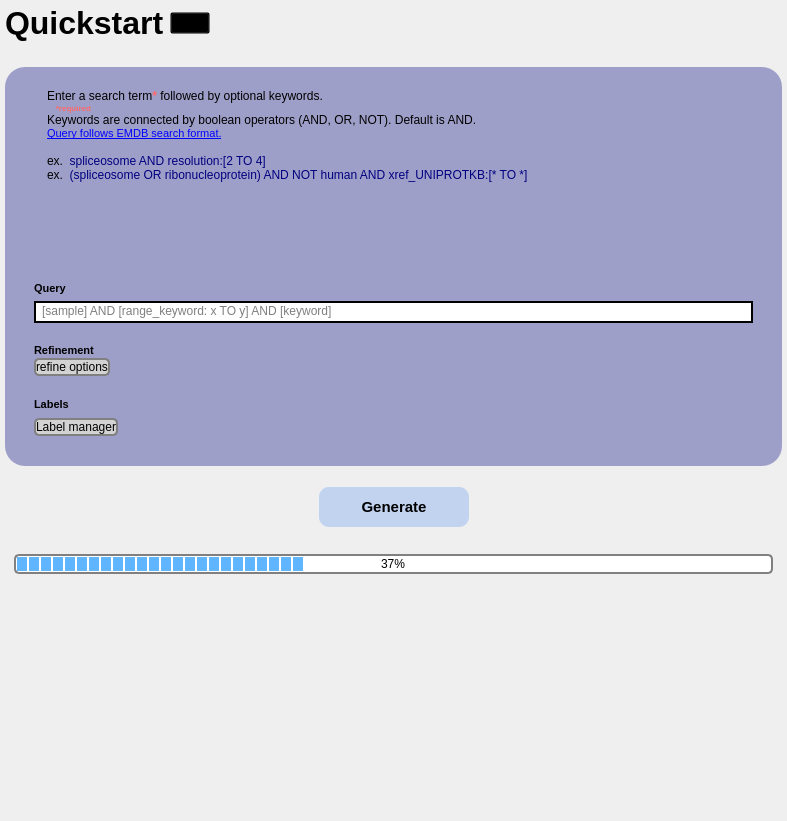
           <widget class="QWidget" name="scrollAreaWidgetContents_4_">
            <property name="geometry">
             <rect>
              <x>0</x>
              <y>0</y>
              <width>787</width>
              <height>821</height>
             </rect>
            </property>
            <layout class="QVBoxLayout" name="verticalLayout_30">
             <property name="spacing">
              <number>0</number>
             </property>
             <property name="leftMargin">
              <number>0</number>
             </property>
             <property name="topMargin">
              <number>0</number>
             </property>
             <property name="rightMargin">
              <number>0</number>
             </property>
             <property name="bottomMargin">
              <number>0</number>
             </property>
             <item>
              <widget class="QWidget" name="baseLayer_1" native="true">
               <property name="toolTip">
                <string>&lt;html&gt;&lt;head/&gt;&lt;body&gt;&lt;p&gt;&lt;br/&gt;&lt;/p&gt;&lt;/body&gt;&lt;/html&gt;</string>
               </property>
               <property name="styleSheet">
                <string notr="true">QGroupBox#baseLayer_1 {
	font-size: 24pt;
    font-weight: bold;
	border: transparent;
	padding-top: 30px;
}

QGroupBox::title {
	background-color: transparent;
	color: #6668ad;
	padding-bottom: 10px;
	padding-left: 10px;
}

/*
QGroupBox {
	border: transparent;
}
*/</string>
               </property>
               <layout class="QVBoxLayout" name="verticalLayout_14">
                <property name="leftMargin">
                 <number>5</number>
                </property>
                <property name="topMargin">
                 <number>5</number>
                </property>
                <property name="rightMargin">
                 <number>5</number>
                </property>
                <property name="bottomMargin">
                 <number>5</number>
                </property>
                <item>
                 <widget class="QWidget" name="page2TitleWidget_2" native="true">
                  <layout class="QHBoxLayout" name="horizontalLayout_33">
                   <property name="leftMargin">
                    <number>0</number>
                   </property>
                   <property name="topMargin">
                    <number>0</number>
                   </property>
                   <property name="rightMargin">
                    <number>0</number>
                   </property>
                   <property name="bottomMargin">
                    <number>0</number>
                   </property>
                   <item>
                    <widget class="QLabel" name="page2TitleLabel_2">
                     <property name="font">
                      <font>
                       <pointsize>24</pointsize>
                       <weight>75</weight>
                       <bold>true</bold>
                      </font>
                     </property>
                     <property name="styleSheet">
                      <string notr="true">QLabel {
	background-color: transparent;
	color: black;
}</string>
                     </property>
                     <property name="text">
                      <string>Quickstart</string>
                     </property>
                    </widget>
                   </item>
                   <item>
                    <widget class="QPushButton" name="qScoreInfo_btn_5">
                     <property name="styleSheet">
                      <string notr="true">background-color: transparent;</string>
                     </property>
                     <property name="text">
                      <string/>
                     </property>
                     <property name="icon">
                      <iconset>
                       <normaloff>:/icons/info-circle-svgrepo-com.svg</normaloff>:/icons/info-circle-svgrepo-com.svg</iconset>
                     </property>
                     <property name="iconSize">
                      <size>
                       <width>20</width>
                       <height>20</height>
                      </size>
                     </property>
                    </widget>
                   </item>
                   <item>
                    <spacer name="horizontalSpacer_18">
                     <property name="orientation">
                      <enum>Qt::Horizontal</enum>
                     </property>
                     <property name="sizeHint" stdset="0">
                      <size>
                       <width>40</width>
                       <height>20</height>
                      </size>
                     </property>
                    </spacer>
                   </item>
                  </layout>
                 </widget>
                </item>
                <item>
                 <spacer name="verticalSpacer_8">
                  <property name="orientation">
                   <enum>Qt::Vertical</enum>
                  </property>
                  <property name="sizeType">
                   <enum>QSizePolicy::Fixed</enum>
                  </property>
                  <property name="sizeHint" stdset="0">
                   <size>
                    <width>20</width>
                    <height>20</height>
                   </size>
                  </property>
                 </spacer>
                </item>
                <item>
                 <widget class="QGroupBox" name="A_quickStart">
                  <property name="sizePolicy">
                   <sizepolicy hsizetype="Preferred" vsizetype="Preferred">
                    <horstretch>0</horstretch>
                    <verstretch>0</verstretch>
                   </sizepolicy>
                  </property>
                  <property name="styleSheet">
                   <string notr="true">QGroupBox#A_quickStart {
    border-radius: 20px;
	background-color: rgba(102, 104, 173, 150);
	font-size: 14pt;
    font-weight: bold;
	/*padding-top: 30px;*/
	padding-left: 20px;
	padding-right: 20px;
}

QGroupBox::title {
	background-color: transparent;
	padding-top: 20px;
	/*padding-left: 16px;*/
	color: white;
}


QGroupBox {
	border: transparent;
}
</string>
                  </property>
                  <property name="title">
                   <string/>
                  </property>
                  <layout class="QVBoxLayout" name="verticalLayout_2">
                   <item>
                    <widget class="QGroupBox" name="A1_instructions">
                     <property name="minimumSize">
                      <size>
                       <width>0</width>
                       <height>200</height>
                      </size>
                     </property>
                     <property name="maximumSize">
                      <size>
                       <width>16777215</width>
                       <height>250</height>
                      </size>
                     </property>
                     <property name="styleSheet">
                      <string notr="true">
QGroupBox{
	background: transparent;
	border: transparent;
}
</string>
                     </property>
                     <property name="title">
                      <string/>
                     </property>
                     <layout class="QHBoxLayout" name="horizontalLayout_11">
                      <item>
                       <widget class="QTextBrowser" name="textBrowser_p1">
                        <property name="sizePolicy">
                         <sizepolicy hsizetype="Ignored" vsizetype="Ignored">
                          <horstretch>0</horstretch>
                          <verstretch>0</verstretch>
                         </sizepolicy>
                        </property>
                        <property name="maximumSize">
                         <size>
                          <width>16777215</width>
                          <height>400</height>
                         </size>
                        </property>
                        <property name="styleSheet">
                         <string notr="true">QTextBrowser {
	background-color: transparent;
	border: transparent;
	selection-background-color: transparent;
}
QTextBrowser:focus {
	selection-background-color: #3875d6;
}</string>
                        </property>
                        <property name="html">
                         <string>&lt;!DOCTYPE HTML PUBLIC &quot;-//W3C//DTD HTML 4.0//EN&quot; &quot;http://www.w3.org/TR/REC-html40/strict.dtd&quot;&gt;
&lt;html&gt;&lt;head&gt;&lt;meta name=&quot;qrichtext&quot; content=&quot;1&quot; /&gt;&lt;style type=&quot;text/css&quot;&gt;
p, li { white-space: pre-wrap; }
&lt;/style&gt;&lt;/head&gt;&lt;body style=&quot; font-family:'MS Shell Dlg 2'; font-size:8pt; font-weight:400; font-style:normal;&quot;&gt;
&lt;p style=&quot; margin-top:0px; margin-bottom:0px; margin-left:0px; margin-right:0px; -qt-block-indent:0; text-indent:0px;&quot;&gt;&lt;span style=&quot; font-family:'Segoe UI'; font-size:9pt; color:#000000;&quot;&gt;Enter a search term&lt;/span&gt;&lt;span style=&quot; font-family:'Segoe UI'; font-size:9pt; font-weight:600; color:#ff6969;&quot;&gt;*&lt;/span&gt;&lt;span style=&quot; font-family:'Segoe UI'; font-size:9pt; color:#000000;&quot;&gt; followed by optional keywords. &lt;/span&gt;&lt;/p&gt;
&lt;p style=&quot; margin-top:0px; margin-bottom:0px; margin-left:0px; margin-right:0px; -qt-block-indent:0; text-indent:0px;&quot;&gt;&lt;span style=&quot; font-family:'Segoe UI'; font-size:6pt; color:#ff6969;&quot;&gt;    &lt;/span&gt;&lt;span style=&quot; font-family:'Segoe UI'; font-size:6pt; font-weight:600; color:#ff6969;&quot;&gt;*required&lt;/span&gt;&lt;/p&gt;
&lt;p style=&quot; margin-top:0px; margin-bottom:0px; margin-left:0px; margin-right:0px; -qt-block-indent:0; text-indent:0px;&quot;&gt;&lt;span style=&quot; font-family:'Segoe UI'; font-size:9pt; color:#000000;&quot;&gt;Keywords are connected by boolean operators (AND, OR, NOT). Default is AND.&lt;/span&gt;&lt;/p&gt;
&lt;p style=&quot; margin-top:0px; margin-bottom:0px; margin-left:0px; margin-right:0px; -qt-block-indent:0; text-indent:0px;&quot;&gt;&lt;a href=&quot;https://www.ebi.ac.uk/emdb/documentation/search&quot;&gt;&lt;span style=&quot; text-decoration: underline; color:#0000ff;&quot;&gt;Query follows EMDB search format.&lt;/span&gt;&lt;/a&gt;&lt;/p&gt;
&lt;p style=&quot;-qt-paragraph-type:empty; margin-top:0px; margin-bottom:0px; margin-left:0px; margin-right:0px; -qt-block-indent:0; text-indent:0px; font-family:'Segoe UI'; font-size:9pt; color:#000000;&quot;&gt;&lt;br /&gt;&lt;/p&gt;
&lt;p style=&quot; margin-top:0px; margin-bottom:0px; margin-left:0px; margin-right:0px; -qt-block-indent:0; text-indent:0px;&quot;&gt;&lt;span style=&quot; font-family:'Segoe UI'; font-size:9pt; color:#000000;&quot;&gt;ex.&lt;/span&gt;&lt;span style=&quot; font-family:'Segoe UI'; font-size:9pt; color:#007c82;&quot;&gt;  &lt;/span&gt;&lt;span style=&quot; font-family:'Segoe UI'; font-size:9pt; color:#00007f;&quot;&gt;spliceosome AND resolution:[2 TO 4]&lt;/span&gt;&lt;/p&gt;
&lt;p style=&quot; margin-top:0px; margin-bottom:0px; margin-left:0px; margin-right:0px; -qt-block-indent:0; text-indent:0px;&quot;&gt;&lt;span style=&quot; font-family:'Segoe UI'; font-size:9pt; color:#000000;&quot;&gt;ex.  &lt;/span&gt;&lt;span style=&quot; font-family:'Segoe UI'; font-size:9pt; color:#00007f;&quot;&gt;(spliceosome OR ribonucleoprotein) AND NOT human AND xref_UNIPROTKB:[* TO *]&lt;/span&gt;&lt;/p&gt;&lt;/body&gt;&lt;/html&gt;</string>
                        </property>
                        <property name="textInteractionFlags">
                         <set>Qt::LinksAccessibleByKeyboard|Qt::LinksAccessibleByMouse|Qt::TextBrowserInteraction|Qt::TextSelectableByKeyboard|Qt::TextSelectableByMouse</set>
                        </property>
                        <property name="openExternalLinks">
                         <bool>true</bool>
                        </property>
                       </widget>
                      </item>
                     </layout>
                    </widget>
                   </item>
                   <item>
                    <widget class="QLabel" name="label">
                     <property name="font">
                      <font>
                       <pointsize>8</pointsize>
                       <weight>75</weight>
                       <bold>true</bold>
                      </font>
                     </property>
                     <property name="text">
                      <string>Query</string>
                     </property>
                    </widget>
                   </item>
                   <item>
                    <widget class="QWidget" name="fancySearchBar_2" native="true">
                     <property name="styleSheet">
                      <string notr="true">#fancySearchBar_2 {
	background-color: black;
	border-radius: 12px;
}

#fancySearchBar_2:hover {
	background-color: rgb(200, 200, 200);
}</string>
                     </property>
                     <layout class="QHBoxLayout" name="horizontalLayout_60">
                      <property name="spacing">
                       <number>0</number>
                      </property>
                      <property name="leftMargin">
                       <number>2</number>
                      </property>
                      <property name="topMargin">
                       <number>2</number>
                      </property>
                      <property name="rightMargin">
                       <number>2</number>
                      </property>
                      <property name="bottomMargin">
                       <number>2</number>
                      </property>
                      <item>
                       <widget class="QLineEdit" name="lineEdit_15">
                        <property name="maximumSize">
                         <size>
                          <width>16777215</width>
                          <height>24</height>
                         </size>
                        </property>
                        <property name="styleSheet">
                         <string notr="true">background: white;
border: transparent;
border-top-left-radius: 10px;
border-bottom-left-radius: 10px;
border-top-right-radius: 0px;
border-bottom-right-radius: 0px;
padding-left: 4px;
padding-bottom: 2px;</string>
                        </property>
                        <property name="text">
                         <string/>
                        </property>
                        <property name="placeholderText">
                         <string>[sample] AND [range_keyword: x TO y] AND [keyword]</string>
                        </property>
                       </widget>
                      </item>
                      <item>
                       <widget class="QPushButton" name="pushButton_19">
                        <property name="maximumSize">
                         <size>
                          <width>16777215</width>
                          <height>24</height>
                         </size>
                        </property>
                        <property name="font">
                         <font>
                          <family>MS Gothic</family>
                         </font>
                        </property>
                        <property name="cursor">
                         <cursorShape>PointingHandCursor</cursorShape>
                        </property>
                        <property name="layoutDirection">
                         <enum>Qt::RightToLeft</enum>
                        </property>
                        <property name="styleSheet">
                         <string notr="true">QPushButton {
	background-color: white;
	border-top-left-radius: 0px;
	border-bottom-left-radius: 0px;
	border-top-right-radius: 10px;
	border-bottom-right-radius: 10px;
	padding-right: 2px;
}

QPushButton:hover {	
	background-color: rgba(255, 255, 255, 200);
}

QPushButton:pressed {	
	background-color: rgba(255, 255, 255, 150);
}</string>
                        </property>
                        <property name="text">
                         <string/>
                        </property>
                        <property name="icon">
                         <iconset>
                          <normaloff>:/icons/send-alt-2-svgrepo-com.svg</normaloff>:/icons/send-alt-2-svgrepo-com.svg</iconset>
                        </property>
                        <property name="iconSize">
                         <size>
                          <width>24</width>
                          <height>24</height>
                         </size>
                        </property>
                       </widget>
                      </item>
                     </layout>
                    </widget>
                   </item>
                   <item>
                    <widget class="QWidget" name="quick_refine_container" native="true">
                     <layout class="QVBoxLayout" name="verticalLayout_23">
                      <property name="spacing">
                       <number>0</number>
                      </property>
                      <property name="leftMargin">
                       <number>0</number>
                      </property>
                      <property name="topMargin">
                       <number>15</number>
                      </property>
                      <property name="rightMargin">
                       <number>0</number>
                      </property>
                      <property name="bottomMargin">
                       <number>0</number>
                      </property>
                      <item>
                       <widget class="QLabel" name="label_5">
                        <property name="font">
                         <font>
                          <pointsize>8</pointsize>
                          <weight>75</weight>
                          <bold>true</bold>
                         </font>
                        </property>
                        <property name="text">
                         <string>Refinement</string>
                        </property>
                       </widget>
                      </item>
                      <item>
                       <widget class="QWidget" name="widget_14" native="true">
                        <layout class="QHBoxLayout" name="horizontalLayout_34">
                         <property name="spacing">
                          <number>0</number>
                         </property>
                         <property name="leftMargin">
                          <number>0</number>
                         </property>
                         <property name="topMargin">
                          <number>0</number>
                         </property>
                         <property name="rightMargin">
                          <number>0</number>
                         </property>
                         <property name="bottomMargin">
                          <number>0</number>
                         </property>
                         <item>
                          <widget class="QPushButton" name="pushButton_2">
                           <property name="layoutDirection">
                            <enum>Qt::RightToLeft</enum>
                           </property>
                           <property name="styleSheet">
                            <string notr="true">QPushButton {
    background-color: lightgrey;
    border: 2px solid grey;
    border-radius: 5px;
    color: black;
}

QPushButton:hover {
	background-color: #ddd1c6;
    border-color: darkgrey;
}

QPushButton:pressed {
    background-color: #bfb5ab;
    border-color: darkgrey;
}
</string>
                           </property>
                           <property name="text">
                            <string>refine options</string>
                           </property>
                           <property name="icon">
                            <iconset>
                             <normaloff>:/icons/external-link-512.webp</normaloff>:/icons/external-link-512.webp</iconset>
                           </property>
                          </widget>
                         </item>
                         <item>
                          <spacer name="horizontalSpacer_8">
                           <property name="orientation">
                            <enum>Qt::Horizontal</enum>
                           </property>
                           <property name="sizeHint" stdset="0">
                            <size>
                             <width>40</width>
                             <height>20</height>
                            </size>
                           </property>
                          </spacer>
                         </item>
                        </layout>
                       </widget>
                      </item>
                     </layout>
                    </widget>
                   </item>
                   <item>
                    <widget class="QWidget" name="widget_4" native="true">
                     <layout class="QHBoxLayout" name="horizontalLayout_8">
                      <property name="leftMargin">
                       <number>0</number>
                      </property>
                      <property name="topMargin">
                       <number>15</number>
                      </property>
                      <property name="rightMargin">
                       <number>0</number>
                      </property>
                      <property name="bottomMargin">
                       <number>0</number>
                      </property>
                      <item>
                       <widget class="QLabel" name="label_6">
                        <property name="font">
                         <font>
                          <pointsize>8</pointsize>
                          <weight>75</weight>
                          <bold>true</bold>
                         </font>
                        </property>
                        <property name="text">
                         <string>Labels</string>
                        </property>
                       </widget>
                      </item>
                     </layout>
                    </widget>
                   </item>
                   <item>
                    <widget class="QWidget" name="widget" native="true">
                     <layout class="QHBoxLayout" name="horizontalLayout">
                      <property name="leftMargin">
                       <number>0</number>
                      </property>
                      <property name="topMargin">
                       <number>0</number>
                      </property>
                      <property name="rightMargin">
                       <number>0</number>
                      </property>
                      <property name="bottomMargin">
                       <number>20</number>
                      </property>
                      <item>
                       <widget class="QPushButton" name="pushButton">
                        <property name="toolTip">
                         <string>&lt;html&gt;&lt;head/&gt;&lt;body&gt;&lt;p&gt;CHANGE THIS NAME&lt;/p&gt;&lt;/body&gt;&lt;/html&gt;</string>
                        </property>
                        <property name="layoutDirection">
                         <enum>Qt::RightToLeft</enum>
                        </property>
                        <property name="styleSheet">
                         <string notr="true">QPushButton {
    background-color: lightgrey;
    border: 2px solid grey;
    border-radius: 5px;
    color: black;
}

QPushButton:hover {
	background-color: #ddd1c6;
    border-color: darkgrey;
}

QPushButton:pressed {
    background-color: #bfb5ab;
    border-color: darkgrey;
}
</string>
                        </property>
                        <property name="text">
                         <string>Label manager</string>
                        </property>
                        <property name="icon">
                         <iconset>
                          <normaloff>:/icons/external-link-512.webp</normaloff>:/icons/external-link-512.webp</iconset>
                        </property>
                       </widget>
                      </item>
                      <item>
                       <spacer name="horizontalSpacer_5">
                        <property name="orientation">
                         <enum>Qt::Horizontal</enum>
                        </property>
                        <property name="sizeHint" stdset="0">
                         <size>
                          <width>40</width>
                          <height>20</height>
                         </size>
                        </property>
                       </spacer>
                      </item>
                     </layout>
                    </widget>
                   </item>
                  </layout>
                 </widget>
                </item>
                <item>
                 <widget class="QGroupBox" name="A5_generateDataset">
                  <property name="styleSheet">
                   <string notr="true">
QGroupBox{
	background: transparent;
	border: transparent;
}
</string>
                  </property>
                  <property name="title">
                   <string/>
                  </property>
                  <layout class="QHBoxLayout" name="horizontalLayout_14">
                   <item>
                    <spacer name="horizontalSpacer_1">
                     <property name="orientation">
                      <enum>Qt::Horizontal</enum>
                     </property>
                     <property name="sizeHint" stdset="0">
                      <size>
                       <width>40</width>
                       <height>20</height>
                      </size>
                     </property>
                    </spacer>
                   </item>
                   <item>
                    <widget class="QPushButton" name="pushButton_p1_3">
                     <property name="sizePolicy">
                      <sizepolicy hsizetype="Fixed" vsizetype="Fixed">
                       <horstretch>0</horstretch>
                       <verstretch>0</verstretch>
                      </sizepolicy>
                     </property>
                     <property name="minimumSize">
                      <size>
                       <width>150</width>
                       <height>40</height>
                      </size>
                     </property>
                     <property name="font">
                      <font>
                       <pointsize>11</pointsize>
                       <weight>75</weight>
                       <bold>true</bold>
                      </font>
                     </property>
                     <property name="toolTip">
                      <string>&lt;html&gt;&lt;head/&gt;&lt;body&gt;&lt;p&gt;&lt;span style=&quot; font-weight:400;&quot;&gt;this is limiting the window's thickness when shrinking btw, prob a better way to go about sizepolicys&lt;/span&gt;&lt;/p&gt;&lt;/body&gt;&lt;/html&gt;</string>
                     </property>
                     <property name="styleSheet">
                      <string notr="true">QPushButton {
	background: rgba(193, 211, 239, 255);
	border-radius: 10px;
}

QPushButton:hover, QPushButton:pressed {
	background: #000000;
	color: #ffffff;
}

QPushButton:pressed {
	border: 6px solid transparent;
}</string>
                     </property>
                     <property name="text">
                      <string>Generate</string>
                     </property>
                    </widget>
                   </item>
                   <item>
                    <spacer name="horizontalSpacer_4">
                     <property name="orientation">
                      <enum>Qt::Horizontal</enum>
                     </property>
                     <property name="sizeHint" stdset="0">
                      <size>
                       <width>40</width>
                       <height>20</height>
                      </size>
                     </property>
                    </spacer>
                   </item>
                  </layout>
                 </widget>
                </item>
                <item>
                 <widget class="QWidget" name="widget_2" native="true">
                  <layout class="QHBoxLayout" name="horizontalLayout_3">
                   <item>
                    <widget class="QProgressBar" name="progressBar">
                     <property name="sizePolicy">
                      <sizepolicy hsizetype="Expanding" vsizetype="Fixed">
                       <horstretch>0</horstretch>
                       <verstretch>0</verstretch>
                      </sizepolicy>
                     </property>
                     <property name="maximumSize">
                      <size>
                       <width>16777215</width>
                       <height>20</height>
                      </size>
                     </property>
                     <property name="styleSheet">
                      <string notr="true">QProgressBar {
    border: 2px solid grey;
    border-radius: 5px;
    text-align: center;
	background-color: white;
}

QProgressBar::chunk {
	/*background-color: #CD96CD;*/
	background-color: #60b5ff;
    width: 10px;
	margin: 0.5px;
}
</string>
                     </property>
                     <property name="value">
                      <number>37</number>
                     </property>
                    </widget>
                   </item>
                  </layout>
                 </widget>
                </item>
               </layout>
              </widget>
             </item>
             <item>
              <spacer name="verticalSpacer_5">
               <property name="orientation">
                <enum>Qt::Vertical</enum>
               </property>
               <property name="sizeType">
                <enum>QSizePolicy::Expanding</enum>
               </property>
               <property name="sizeHint" stdset="0">
                <size>
                 <width>20</width>
                 <height>40</height>
                </size>
               </property>
              </spacer>
             </item>
            </layout>
           </widget>
